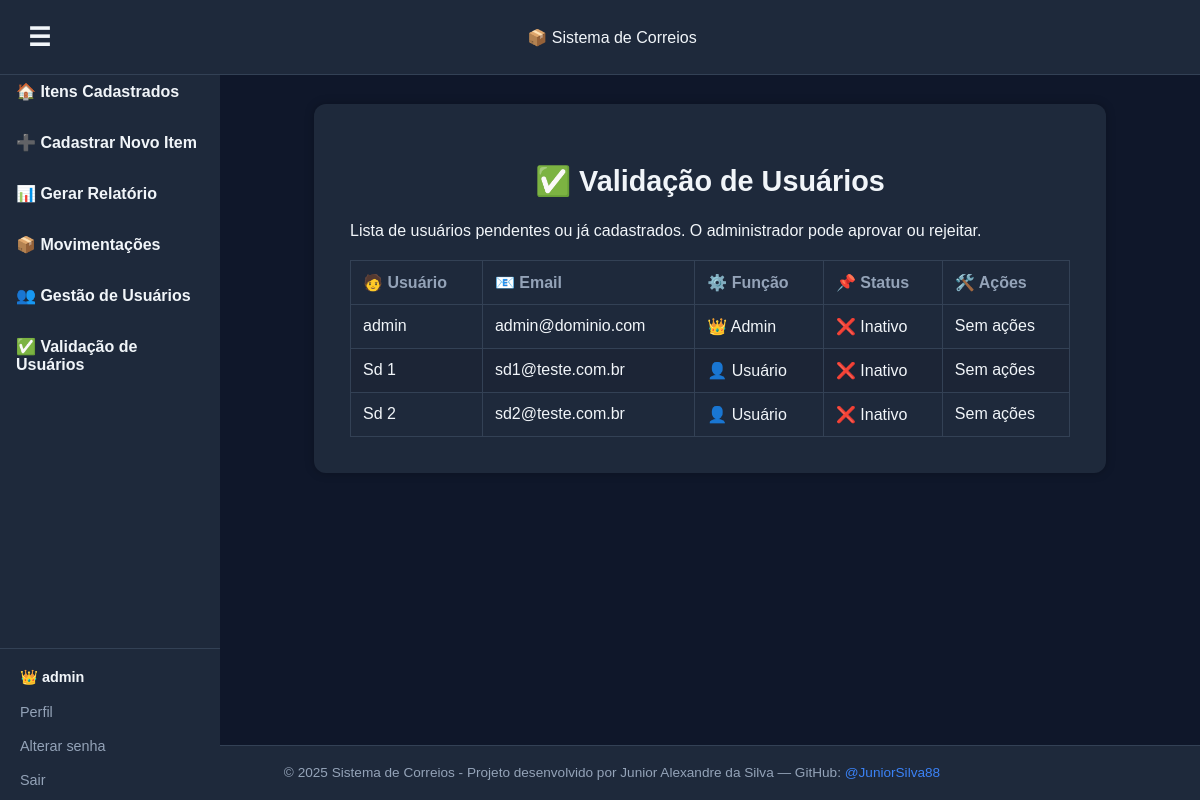
/validate_users (signed in), run on the app's committed database.
### app.py (models this page shows, shortened)
class User(UserMixin, db.Model):
    id = db.Column(db.Integer, primary_key=True)
    username = db.Column(db.String(80), unique=True, nullable=False)
    email = db.Column(db.String(120), unique=True, nullable=False)
    password_hash = db.Column(db.String(200), nullable=False)
    role = db.Column(db.String(20), default="user")  # "user" ou "admin"
    status = db.Column(db.String(20), default="pendente")  # <<< NOVO: pendente, ativo, inativo

### app.py (the view, shortened to what this page needs)
@app.route("/validate_users", methods=["GET", "POST"])
@admin_required
def validate_users():
    users = User.query.all()
    return render_template("validate_users.html", users=users)

### app.py (called while the page is built)
def admin_required(f):
    @wraps(f)
    def decorated_function(*args, **kwargs):
        if not current_user.is_authenticated or current_user.role != "admin":
            flash("Acesso restrito a administradores.", "error")
            return redirect(url_for("index"))
        return f(*args, **kwargs)
    return decorated_function

@login_manager.user_loader
def load_user(user_id):
    return User.query.get(int(user_id))

### templates/validate_users.html
{% extends "base.html" %}
{% block content %}
<section class="form-card">
  <h2>✅ Validação de Usuários</h2>
  <p>Lista de usuários pendentes ou já cadastrados. O administrador pode aprovar ou rejeitar.</p>
  <table>
    <thead>
      <tr>
        <th>🧑 Usuário</th>
        <th>📧 Email</th>
        <th>⚙️ Função</th>
        <th>📌 Status</th>
        <th>🛠️ Ações</th>
      </tr>
    </thead>
    <tbody>
      {% for u in users %}
      <tr>
        <td>{{ u.username }}</td>
        <td>{{ u.email }}</td>
        <td>
          {% if u.role == "admin" %}
            👑 Admin
          {% else %}
            👤 Usuário
          {% endif %}
        </td>
        <td>
          {% if u.status == "ativo" %}
            ✔️ Ativo
          {% elif u.status == "pendente" %}
            ⏳ Pendente
          {% else %}
            ❌ Inativo
          {% endif %}
        </td>
        <td>
          {% if u.status == "pendente" %}
            <form method="post" style="display:inline;">
              <input type="hidden" name="user_id" value="{{ u.id }}">
              <input type="hidden" name="action" value="aprovar">
              <button type="submit" class="btn-primary">✔️ Aprovar</button>
            </form>
            <form method="post" style="display:inline;">
              <input type="hidden" name="user_id" value="{{ u.id }}">
              <input type="hidden" name="action" value="rejeitar">
              <button type="submit" class="btn-danger">❌ Rejeitar</button>
            </form>
          {% else %}
            <span class="muted">Sem ações</span>
          {% endif %}
        </td>
      </tr>
      {% endfor %}
    </tbody>
  </table>
</section>
{% endblock %}

### templates/base.html (shortened to what this page needs)
<!DOCTYPE html>
<html lang="pt-BR">
<head>
    <link rel="stylesheet" href="{{ url_for('static', filename='style.css') }}">
    <link rel="stylesheet" href="https://cdnjs.cloudflare.com/ajax/libs/font-awesome/6.4.0/css/all.min.css">
</head>
<body>
  <header>
    <div class="header-left">
      <button class="menu-toggle" onclick="toggleSidebar()">☰</button>
    </div>
    <div class="header-center">
      <span class="logo">📦 Sistema de Correios</span>
    </div>
  </header>
  <aside class="sidebar" id="sidebar">
    <nav>
      <ul>
        <li><a href="{{ url_for('index') }}">🏠 Itens Cadastrados</a></li>
        <li><a href="{{ url_for('new_item') }}">➕ Cadastrar Novo Item</a></li>
        <li><a href="{{ url_for('report') }}">📊 Gerar Relatório</a></li>
        {% if current_user.role == "admin" %}
          <li><a href="{{ url_for('movimentacoes') }}">📦 Movimentações</a></li>
          <li><a href="{{ url_for('create_user') }}">👥 Gestão de Usuários</a></li>
          <li><a href="{{ url_for('validate_users') }}">✅ Validação de Usuários</a></li>
        {% endif %}
      </ul>
    </nav>
    {% if current_user.is_authenticated %}
    <div class="sidebar-user">
      <div class="user-info">
        {% if current_user.role == "admin" %}
          👑 {{ current_user.username }}
        {% else %}
          👤 {{ current_user.username }}
        {% endif %}
      </div>
      <div class="user-actions">
        <a href="{{ url_for('profile') }}">Perfil</a>
        <a href="{{ url_for('change_password') }}">Alterar senha</a>
        <a href="{{ url_for('logout') }}">Sair</a>
      </div>
    </div>
    {% endif %}
  </aside>
  <main class="content-container" id="content">
    {% block content %}{% endblock %}
  </main>
  <footer>
    <p>&copy; 2025 Sistema de Correios - Projeto desenvolvido por Junior Alexandre da Silva — GitHub:
      <a href="https://github.com/JuniorSilva88" target="_blank">@JuniorSilva88</a>
    </p>
  </footer>
</body>
</html>

### static/style.css (style rules this page uses)
:root { --bg: #0f172a; --panel: #1e293b; --text: #f1f5f9; --muted: #94a3b8; --border: #334155; --primary: #16a34a; --primary-dark: #15803d; --danger: #ef4444; --danger-dark: #b91c1c; --info: #3b82f6; --info-dark: #1e40af; --header-height: 60px; --font-base: 1rem; --font-sm: 0.9rem; --font-xs: 0.85rem; }
body { background-color: var(--bg); color: var(--text); font-family: Arial, sans-serif; margin: 0; padding: 0; }
header { display: grid; grid-template-columns: 1fr auto 1fr; align-items: center; padding: 12px; background-color: var(--panel); border-bottom: 1px solid var(--border); position: fixed; top: 0; left: 0; width: 100%; z-index: 2000; overflow: visible; }
footer { position: fixed; bottom: 0; left: 0; width: 100%; background-color: var(--panel); color: var(--muted); text-align: center; padding: 6px 12px; font-size: 0.85rem; border-top: 1px solid var(--border); z-index: 999; height: auto; line-height: normal; white-space: normal; overflow: visible; text-overflow: unset; }
footer a { color: var(--info); text-decoration: none; }
.menu-toggle { justify-self: start; background: none; border: none; font-size: 1.6rem; color: var(--text); cursor: pointer; }
.sidebar { position: fixed; top: 0; left: 0; width: 220px; height: calc(100vh - 40px); background-color: var(--panel); padding-top: var(--header-height); transition: left 0.3s ease; z-index: 1000; display: flex; flex-direction: column; justify-content: space-between; overflow-y: auto; }
.sidebar nav ul { list-style: none; padding: 0; margin: 0; }
.sidebar nav ul li { margin: 12px 0; }
.sidebar nav ul li a { color: var(--text); text-decoration: none; font-weight: bold; padding: 10px 16px; display: block; border-radius: 6px; }
.sidebar-user { margin-top: auto; padding: 20px; border-top: 1px solid var(--border); font-size: var(--font-sm); background-color: var(--panel); flex-shrink: 0; }
.sidebar-user .user-info { margin-bottom: 12px; font-weight: bold; color: var(--text); }
.sidebar-user .user-actions a { display: block; color: var(--muted); text-decoration: none; margin: 6px 0; padding: 6px 0; }
.content-container { margin-left: 220px; transition: margin-left 0.3s ease; padding: 40px 20px; }
main { max-width: 95vw; margin: 0 auto; }
.form-card { background-color: var(--panel); padding: 36px; border-radius: 12px; box-shadow: 0 0 10px rgba(0,0,0,0.25); max-width: 720px; margin: 40px auto; color: var(--text); text-align: left; }
.form-card h2 { margin-bottom: 24px; text-align: center; font-size: 1.8rem; }
button, .btn-primary, .btn-secondary, a.btn-primary, a.btn-secondary, a.btn-out, a.btn-in, a.btn-info { font-family: Arial, sans-serif; font-size: 0.95rem; font-weight: bold; text-transform: uppercase; padding: 10px 16px; border-radius: 10px; cursor: pointer; transition: background 0.3s ease, color 0.3s ease, border-color 0.3s ease; text-decoration: none; display: inline-block; }
table { width: 100%; border-collapse: collapse; margin-top: 20px; font-size: var(--font-base); }
th, td { padding: 12px; border: 1px solid var(--border); text-align: left; }
th { background-color: var(--panel); color: var(--muted); position: sticky; top: 0; z-index: 10; }
tr:nth-child(even) { background-color: #1c2536; }
.content-container { padding-top: 64px; padding-bottom: 80px; }

### data on the page
User: username "admin", email "admin@dominio.com", role "👑 Admin", shows "❌ Inativo", shows "Sem ações"
User: username "Sd 1", email "sd1@teste.com.br", role "👤 Usuário", shows "❌ Inativo", shows "Sem ações"
User: username "Sd 2", email "sd2@teste.com.br", role "👤 Usuário", shows "❌ Inativo", shows "Sem ações"
